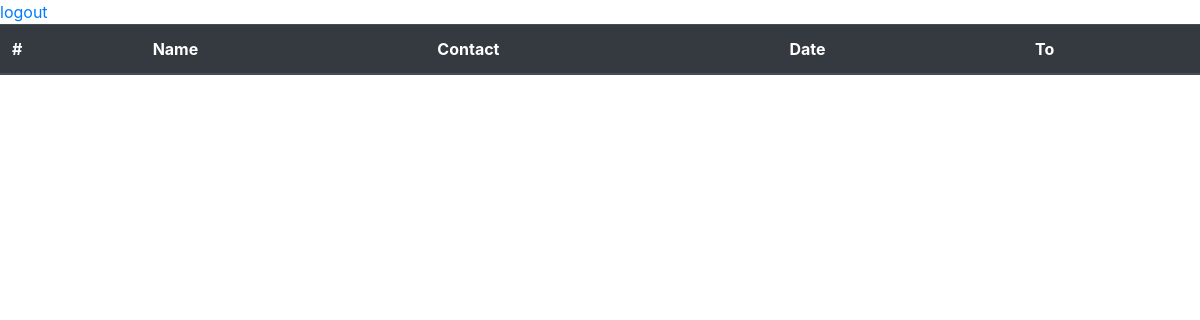
/adm/requestadmin/ (signed in), run on an earlier commit of the app's database.
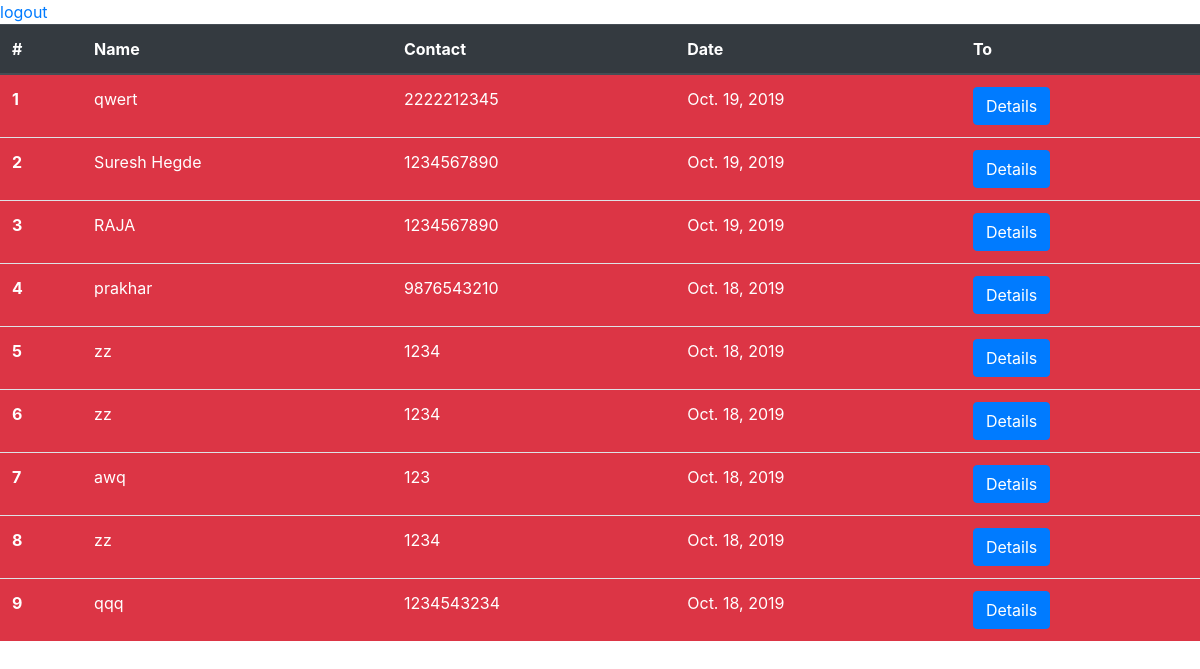
And on a later commit of the database.
### seller/models.py (models this page shows)
class Request(models.Model):
    product = models.ForeignKey(Product, on_delete=models.CASCADE, default='')
    name = models.CharField(max_length=20, default='')
    contact = models.IntegerField(default=0)
    date = models.DateField(auto_now_add=True)

### cadmin/views.py (the view)
# urls.py: path('requestadmin/',views.requestAdmin,name='requestadmin'),
def requestAdmin(request):
    if not request.user.is_authenticated:
        return redirect('seller')
    else:
        details = Request.objects.all().order_by()[::-1]
        context = {
            'details':details
        }
        return render(request,'cadmin/requestadmin.html',context)

### cadmin/templates/cadmin/requestadmin.html (shortened to what this page needs)
<!doctype html>
<html lang="en">
  <head>
    <link rel="stylesheet" href="https://stackpath.bootstrapcdn.com/bootstrap/4.3.1/css/bootstrap.min.css">
  </head>
  <body>
    <a href="/logout/">logout</a>
    <table class="table table-striped">
        <thead class="thead-dark">
          <tr>
            <th scope="col">#</th>
            <th scope="col">Name</th>
            <th scope="col">Contact</th>
            <th scope="col">Date</th>
            <th scope="col">To</th>
          </tr>
        </thead>
        <tbody>
          {% for detail in details %}
          <tr class="bg-danger" style="color: rgb(255, 255, 255)" >
            <th scope="row">{{forloop.counter}}</th>
            <td>{{detail.name}}</td>
            <td>{{detail.contact}}</td>
            <td>{{detail.date}}</td>
            <td><button type="button" class="btn btn-primary" data-toggle="modal" data-target="#example{{forloop.counter}}">Details</button></td>
          </tr>
          {% endfor %}
        </tbody>
      </table>
  </body>
</html>

What changed in the data, as far as the page shows it:
added Request: name "qwert", contact "2222212345", date "Oct. 19, 2019"
added Request: name "Suresh Hegde", contact "1234567890", date "Oct. 19, 2019"
added Request: name "RAJA", contact "1234567890", date "Oct. 19, 2019"
added Request: name "prakhar", contact "9876543210", date "Oct. 18, 2019"
added Request: name "zz", contact "1234", date "Oct. 18, 2019"
added Request: name "zz", contact "1234", date "Oct. 18, 2019"
added Request: name "awq", contact "123", date "Oct. 18, 2019"
added Request: name "zz", contact "1234", date "Oct. 18, 2019"
added Request: name "qqq", contact "1234543234", date "Oct. 18, 2019"
